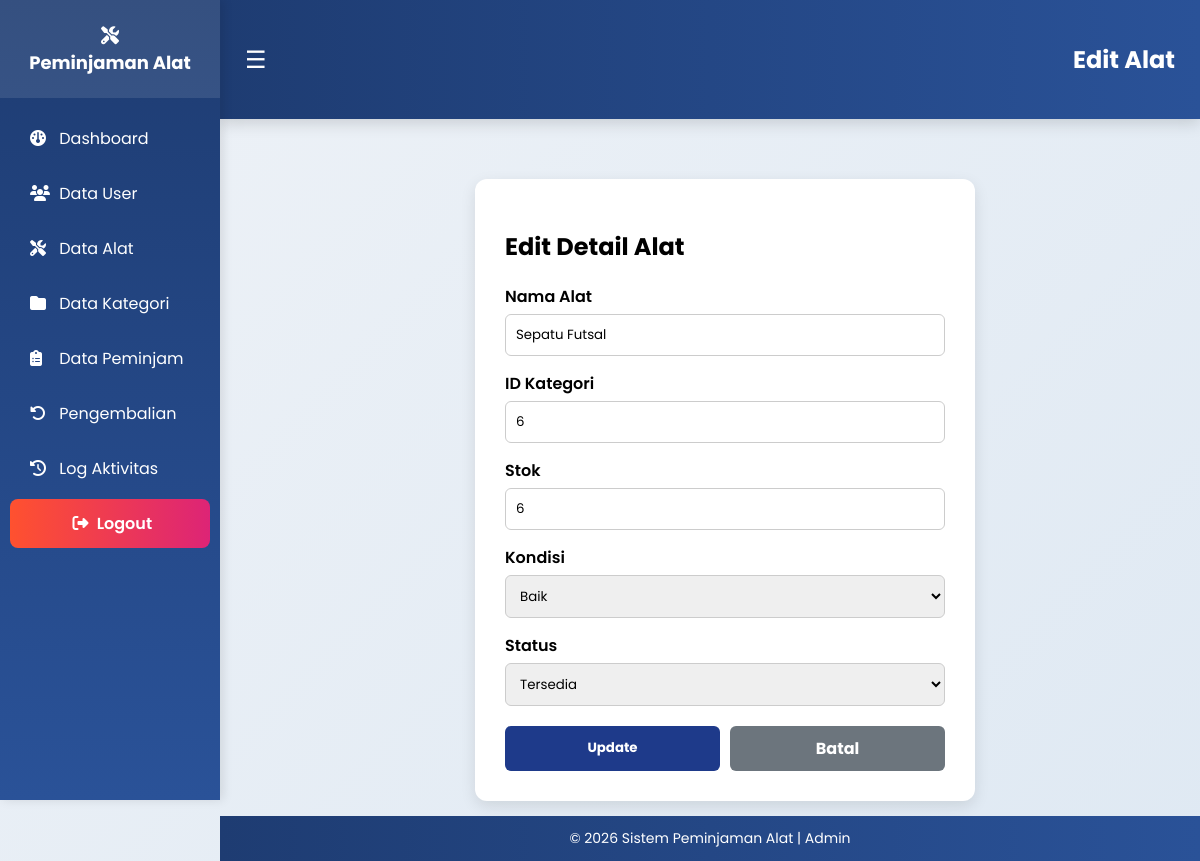
Page /views/admin/alat/edit_alat.php?id=34 (signed in) on the committed database.
### tables this page shows
CREATE TABLE `alat` (
  `id_alat` int NOT NULL,
  `nama_alat` varchar(100) DEFAULT NULL,
  `id_kategori` int DEFAULT NULL,
  `stok` int DEFAULT NULL,
  `kondisi` enum('baik','rusak') DEFAULT NULL,
  `status` enum('tersedia','dipinjam','tidak tersedia') DEFAULT 'tersedia'
);

### models/m_koneksi.php (called while the page is built, shortened)
<?php
class m_koneksi{
    private $host = "localhost",
        $username = "root",
        $pass = "",
        $db = "ukk_1_muhamadfareski";
    function __construct() {
        $this->koneksi = mysqli_connect($this->host, $this->username, $this->pass, $this->db);
    }
}
?>

### models/m_alat.php (called while the page is built, shortened)
<?php
include_once __DIR__ . "/m_koneksi.php";
class m_alat {
    private $koneksi;
    public function __construct(){
        $db = new m_koneksi();
        $this->koneksi = $db->koneksi;
    }
    public function getById($id){
        $id = mysqli_real_escape_string($this->koneksi, $id);
        $sql = "SELECT * FROM alat WHERE id_alat='$id'";
        return mysqli_query($this->koneksi, $sql);
    }
}

### controllers/c_alat.php (called while the page is built, shortened)
<?php
include_once __DIR__ . "/../models/m_alat.php";
class c_alat {
    public $model;
    public function __construct(){
        $this->model = new m_alat();
    }
    public function show($id){
        return $this->model->getById($id);
    }
}

### views/admin/alat/edit_alat.php (the view, shortened to what this page needs)
<?php
include_once __DIR__ . '/../../../controllers/c_alat.php';
$controller = new c_alat();
$id = isset($_GET['id']) ? $_GET['id'] : 0;
$data = $controller->show($id);
$row = ($data) ? mysqli_fetch_assoc($data) : null;
?>
<?php include __DIR__ . '/../../layouts/header.php'; ?>
<?php include __DIR__ . '/../../layouts/sidebar.php'; ?>
<div class="header">
    <span class="menu-btn" onclick="toggleMenu()">☰</span>
    <h2>Edit Alat</h2>
</div>
<div class="container">
    <div class="form-card">
        <form method="POST" action="">
            <h2>Edit Detail Alat</h2>
            <label>Nama Alat</label>
            <input type="text" name="nama_alat" value="<?= htmlspecialchars($row['nama_alat']); ?>" required>
            <label>ID Kategori</label>
            <input type="number" name="id_kategori" value="<?= htmlspecialchars($row['id_kategori']); ?>" required>
            <label>Stok</label>
            <input type="number" name="stok" value="<?= htmlspecialchars($row['stok']); ?>" required>
            <label>Kondisi</label>
            <select name="kondisi">
                <option value="Baik" <?= ($row['kondisi']=='Baik') ? 'selected' : ''; ?>>Baik</option>
            </select>
            <label>Status</label>
            <select name="status">
                <option value="Tersedia" <?= ($row['status']=='Tersedia') ? 'selected' : ''; ?>>Tersedia</option>
            </select>
            <div class="form-buttons">
                <button type="submit" name="update">Update</button>
                <a href="tampil_data_alat.php" class="btn-cancel">Batal</a>
            </div>
        </form>
    </div>
</div>
<?php include __DIR__ . '/../../layouts/footer.php'; ?>

### views/layouts/header.php (style rules this page uses)
* { box-sizing:border-box; font-family:'Poppins', sans-serif; }
body { margin:0; background:linear-gradient(135deg,#eef2f7,#dfe9f3); }
.header { background:linear-gradient(90deg,#1e3c72,#2a5298); color:white; padding:22px 25px; margin-left:220px; display:flex; align-items:center; justify-content:space-between; box-shadow:0 4px 15px rgba(0,0,0,.15); }
.menu-btn { font-size:24px; cursor:pointer; }
.container { margin-left:220px; padding:25px; transition:.3s; }

### views/admin/alat/edit_alat.php (style rules this page uses)
.container { margin-left: 250px; padding: 20px; }
.form-card { background: white; padding: 30px; max-width: 500px; margin: 40px auto; border-radius: 12px; box-shadow: 0 5px 15px rgba(0,0,0,0.1); }
.form-card label { display: block; margin-top: 15px; font-weight: 600; }
.form-card input, .form-card select { width: 100%; padding: 10px; margin-top: 5px; border: 1px solid #ccc; border-radius: 6px; }
.form-buttons { margin-top: 20px; display: flex; gap: 10px; }
.form-buttons button { flex: 1; background: #1E3A8A; color: white; padding: 10px; border: none; border-radius: 6px; cursor: pointer; font-weight: bold; }
.btn-cancel { flex: 1; text-align: center; background: #6c757d; color: white; padding: 10px; border-radius: 6px; text-decoration: none; font-weight: bold; }

### rows in the picture
alat: nama_alat "Sepatu Futsal", id_kategori "6", stok "6"
